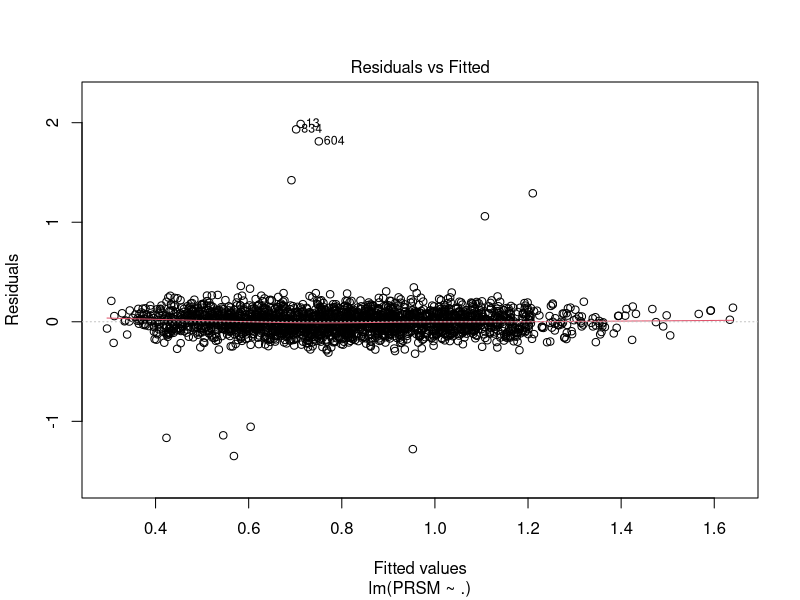
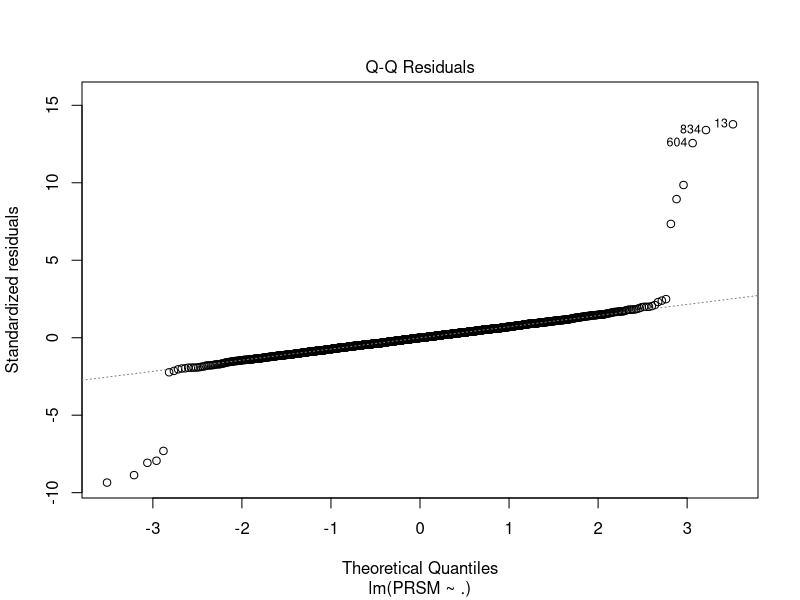
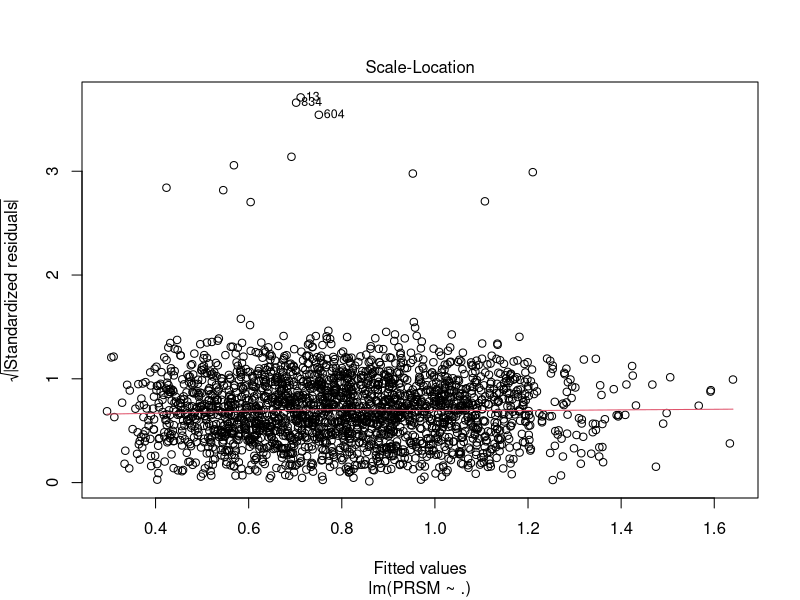

These figures' R source, in order:
rm(list = ls())

# install the environment 
library(tidyverse)

# read the data
data = read.csv("installment2_id01.csv")

# make NAICS, WomanOwned, FICO categorical variables
# make the chance of delinquency
data = data %>%
  mutate(NAICS = as.character(NAICS),
         WomanOwned = as.character(WomanOwned),
         FICO = case_when(
           (300 <= FICO)&(FICO <= 579) ~ "Poor",
           (580 <= FICO)&(FICO <= 669) ~ "Fair",
           (670 <= FICO)&(FICO <= 739) ~ "Good",
           (740 <= FICO)&(FICO <= 799) ~ "Very Good",
           (800 <= FICO)&(FICO <= 850) ~ "Excellent",
         ),
         p_delinquent = Num_Delinquent/Num_CreditLines)


model = lm(PRSM ~. , data = data)
summary(model)

plot(model, which = c(1:3))
